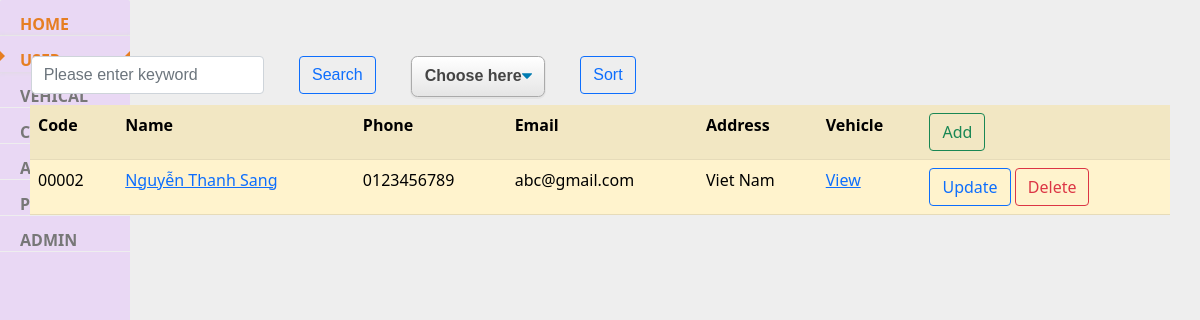
The page /parkingmanage/ on the database as committed earlier.
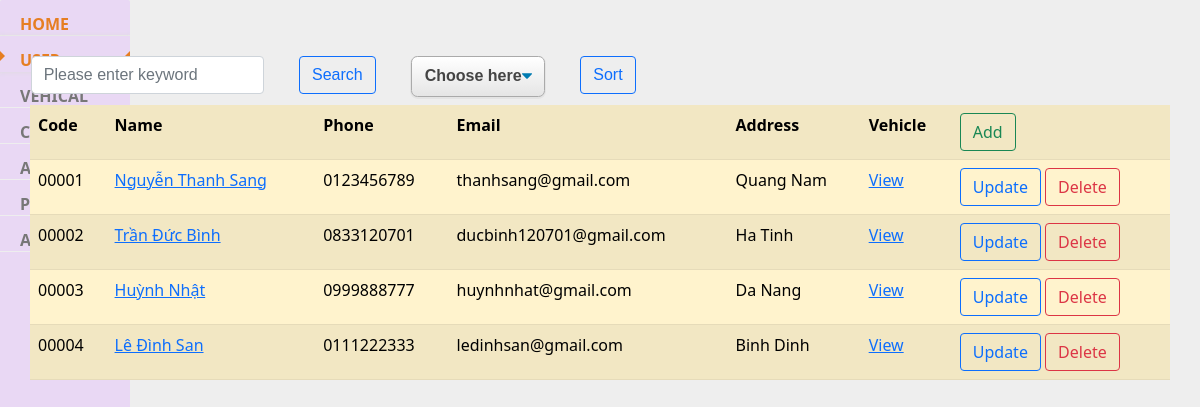
The same page on the database as committed later.
### parkingmanage/models.py (models this page shows, shortened)
class User(models.Model):
    code = models.TextField(max_length=10)
    name = models.TextField(max_length=255, null=True)
    phone = models.CharField(max_length=10, validators=[RegexValidator(r'^\d{1,10}$')], null=True)
    email = models.EmailField(blank=False, null=True)
    address = models.TextField(blank=True, null=True)
    def get_absolute_url(self) :
        return reverse('detail' ,kwargs = {"id" : self.id})

### parkingmanage/views.py (the view)
# urls.py: path('', list_view ,name ="list"),
def list_view(request):
    keyword = request.GET.get('keyword')
    Selectsort = request.GET.get('selectsort')
    if Selectsort not in ['code', 'name', 'phone', 'email', 'address']:
        Selectsort = 'code'
    if keyword :
        users = User.objects.filter(code__icontains=keyword) | User.objects.filter(name__icontains=keyword)
    else :
        users = User.objects.all()
    vehicles = Vehicle.objects.all()
    context = {
        'keyword': keyword,
        'users' :users.order_by(Selectsort),
        'vehicles' : vehicles
        }
    return render(request,"list.html",context)

### parkingmanage/templates/list.html (shortened to what this page needs)
{% extends 'base.html' %}
{% block content %}
<form>
    <div class=" row">
        <div class="col-auto">
            <input class="form-control"  type="text" name="keyword" value ="{{keyword | default:''}}" placeholder="Please enter keyword">
        </div>
        <div class="col-auto">
            <input class="btn btn-outline-primary" type="submit" value="Search">
        </div>
        <div class="col-auto">
            <select name="selectsort">
                <option value="" selected disabled hidden>Choose here</option>
            </select>
        </div>
        <div class="col-auto">
            <input class="btn btn-outline-primary" type="submit" value="Sort">
        </div>
    </div>
</form>
<table class="table table-striped table-hover; table-warning">
    <thred >
        <th>Code</th>
        <th>Name</th>
        <th>Phone</th>
        <th>Email</th>
        <th>Address</th>
        <th>Vehicle</th>
        <th> <a href="/parkingmanage/create" class="btn btn-outline-success"> Add </a> </th>
    </thred>
    <body>
        {% for user in users %}
        <tr class="table-warning">
            <td>{{user.code}}</td>
            <td> <a href= "{{user.get_absolute_url}}">{{user.name}}</a></td>
            <td>{{user.phone}}</td>
            <td>{{user.email}}</td>
            <td>{{user.address}}</td>
            <td> <a href= "{% url 'view_vehicle' user.id%}"> View </a> </td>
            <td>
                <a href="{% url 'update' user.id%}" class="btn btn-outline-primary"> Update </a>
                <a href="{% url 'delete' user.id%}" class="btn btn-outline-danger"> Delete </a>
            </td>
        </tr>
        {% endfor %}
    </body>
</table>
{% endblock %}

Rows that differ between the two databases and show on the page:
changed User "Nguyễn Thanh Sang": code "00002" → "00001"; email "abc@gmail.com" → "thanhsang@gmail.com"; address "Viet Nam" → "Quang Nam"
added User: code "00002", name "Trần Đức Bình", phone "0833120701", email "ducbinh120701@gmail.com", address "Ha Tinh"
added User: code "00003", name "Huỳnh Nhật", phone "0999888777", email "huynhnhat@gmail.com", address "Da Nang"
added User: code "00004", name "Lê Đình San", phone "0111222333", email "ledinhsan@gmail.com", address "Binh Dinh"
